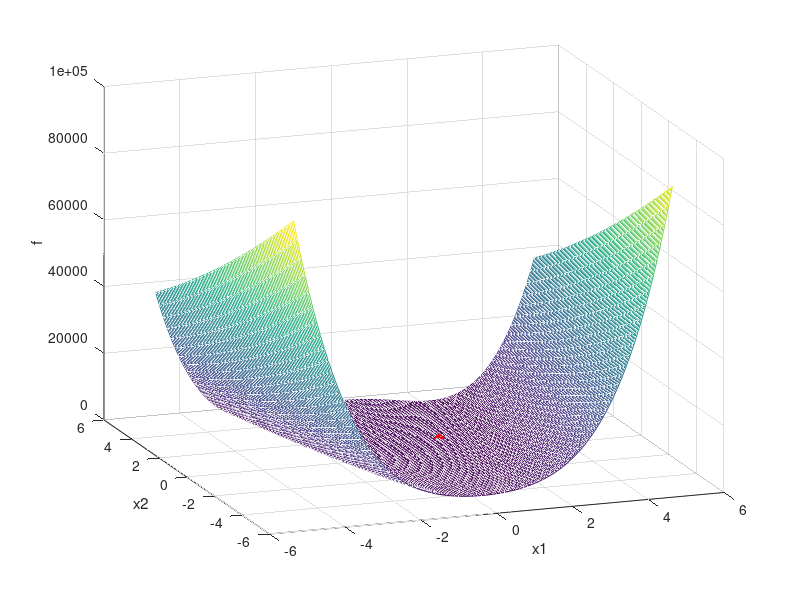

The MATLAB source for this figure:
%Finn Haugen (finn@techteach.no)
%21.2 2018
%----------------------------------------------------------
disp('-------------------')
disp('Grid search method to solve an')
disp('optimization problem:')
disp('min_x f(x)')
disp('s.t.')
disp('model: f=100*(x2-x1^2)^2+(1-x1)^2')
%disp('params: p1 = 1, p2 = 2, p3 = 3')
disp('constraints:')
disp('-5 <= x1 <= 5')
disp('-5 <= x2 <= 5')
% disp('x2 >= x1+1')
%----------------------------------------------------------
clear all 
close all 
format compact

%Model parameters:
%p1 = 1;
%p2 = 2;
%p3 = 3;
%Initialization:
x1_min=-5;x1_max=5;N_x1=100;
x1_array=linspace(x1_min,x1_max,N_x1);

x2_min=-5;x2_max=5;N_x2=100;
x2_array=linspace(x2_min,x2_max,N_x2);

f_min=inf;
x1_opt=-1.9; %initial guess
x2_opt=2; %initial guess

tic;

for k_x1=1:length(x1_array)
    x1=x1_array(k_x1);

    for k_x2=1:length(x2_array)
        x2=x2_array(k_x2);

        %Objective function:
        f=100*(x2-x1^2)^2+(1-x1)^2; %the Rosenbrock funtion

%         %Constraint:
%         if x2 < x1+2,
%              f=inf;
%         end

        %Improving the previous solution:
         if f <= f_min,
             f_min=f;
             x1_opt=x1;
             x2_opt=x2;
         end

         %Storing objective function values for later plotting:
         f_matrix(k_x1,k_x2)=f;

    end
end

%--------------------------------------------------
%Finding the optimal solution:

disp('-------------------')
disp('Optimal solution:')

f_min
x1_opt
x2_opt

%--------------------------------------------------
%Calculation of execution times:

disp('-------------------')
disp('Execution times of running the nested for-loops:')

dt_elapsed_if=toc
dt_elapsed_per_cycle_if=toc/(N_x1*N_x2)
N_tot=N_x1*N_x2

%--------------------------------------------------
%3D plot of the objective function:

h=figure; %Getting figure handle
fig_posleft=8;fig_posbottom=1.5;fig_width=18;fig_height=16;
fig_pos_size_1=[fig_posleft,fig_posbottom,fig_width,fig_height];

set(gcf,'Units','centimeters','Position',fig_pos_size_1);
figtext='Optim plot';
set(gcf,'Name',figtext,'NumberTitle','on')

mesh(x1_array,x2_array,f_matrix');

azimut=-20;elevation=20;
view(azimut,elevation);
xlabel('x1')
ylabel('x2')
zlabel('f')

%Plotting a vertical line of the optimal solution:
N_line=10;
line_x1=linspace(x1_opt,x1_opt,N_line); 
line_x2=linspace(x2_opt,x2_opt,N_line); 
line_f=linspace(0,f_min,N_line);
point1_f=linspace(f_min,f_min,N_line);
point2_f=linspace(0,0,N_line);

hold on
plot3(line_x1,line_x2,point1_f,'*r',...
    line_x1,line_x2,point2_f,'or',...
    line_x1,line_x2,line_f,'r');
hold off

%Saving the plot as a PDF file:
%saveas(h,'fig1','pdf')

return

%--------------------------------------------------
%Testing the result by applying positive and negative
%perturbations to the optimal solution (not caring about
%the constraints here):
disp('-------------------')
disp('Perturbation test for optimality:')
disp('(The test may fail if optim solution is on a constraint.)')

pert_x1=0
pert_x2=0
x1=x1_optim+pert_x1;
x2=x2_optim+pert_x2;
x1_pert=x1
x2_pert=x2
f_pert=100*(x2-x1^2)^2+(1-x1)^2
f_min
is_constraint_satisfied=(x2 > x1+1)